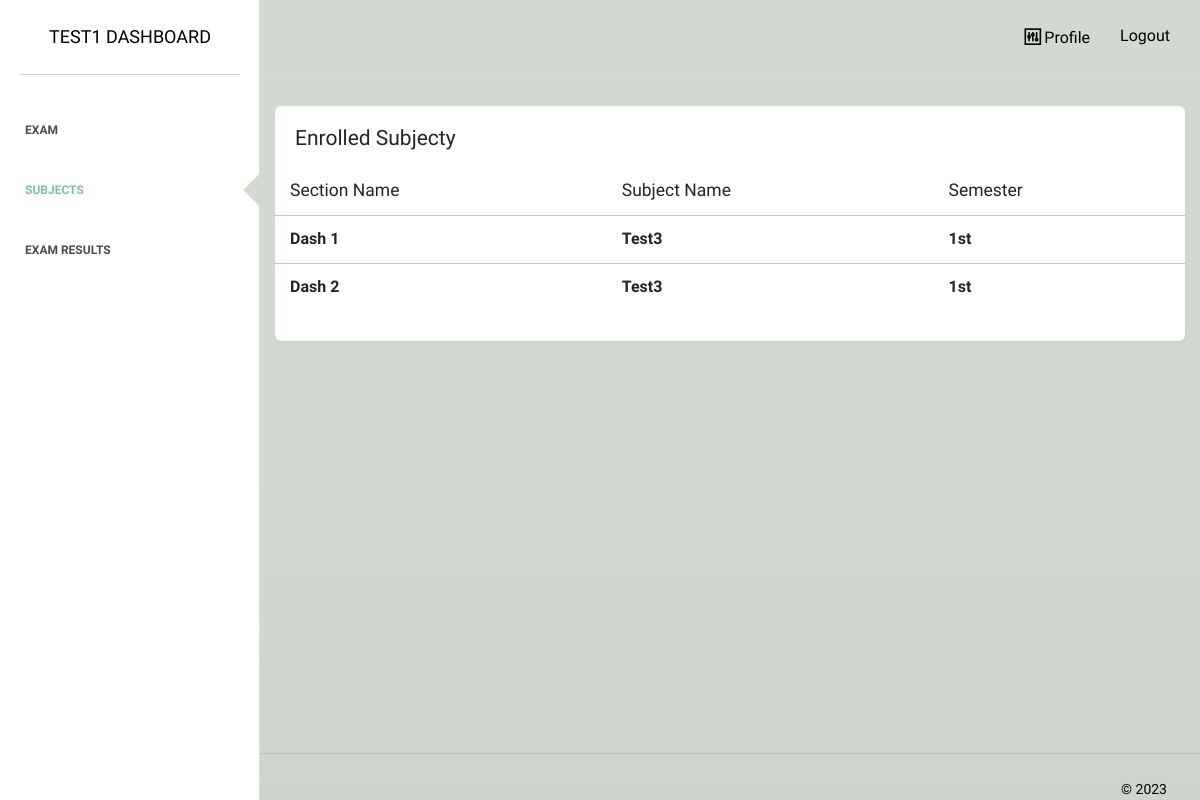
/student/subjects/index.php (signed in), run on the app's committed database.
### tables this page shows
CREATE TABLE `section` (
  `section_id` int(255) NOT NULL,
  `section_name` varchar(255) NOT NULL,
  `subject_id` varchar(255) NOT NULL,
  `prof_name` varchar(255) NOT NULL,
  `prof_id` varchar(255) NOT NULL
);

### student/subjects/index.php (the view, shortened to what this page needs)
<?php
require_once "../../dbconnect.php";
$statement = $pdo->prepare('SELECT s.*, (select b.subject_name from subject b where b.rnd_id = s.subject_id) as subject_name, (select b.semester from subject b where b.rnd_id = s.subject_id) as semester FROM section s where s.section_id in (select e.section_id from enrolled_student e where e.student_id = :student_id)');
$statement->bindValue(':student_id', $_SESSION["student_id"]);
$statement->execute();
$procdata = $statement->fetchAll(PDO::FETCH_ASSOC);
?>
<!doctype html>
<html lang="en">
<head>
    <link href="../../assets/css/main.css" rel="stylesheet" />
    <link href="../../assets/css/animate.css" rel="stylesheet"/>
    <link href="../../assets/css/paper-dashboard.css" rel="stylesheet"/>
    <link href="../../assets/css/demo.css" rel="stylesheet" />
    <link href="http://maxcdn.bootstrapcdn.com/font-awesome/latest/css/font-awesome.min.css" rel="stylesheet">
    <link href="../../assets/css/themify-icons.css" rel="stylesheet">
</head>
<body>
<div class="wrapper">
    <div class="sidebar" data-background-color="white" data-active-color="success">
    	<div class="sidebar-wrapper">
            <div class="logo">
                <a href="" class="simple-text">
                    <?php echo ucfirst($_SESSION["first_name"]); ?> Dashboard
                </a>
            </div>
            <ul class="nav">
                <li>
                    <a href="../">
                        <p>Exam</p>
                    </a>
                </li>
                <li  class="active">
                    <a href="">
                        <p>Subjects</p>
                    </a>
                </li>
                <li>
                    <a href="../examination/view_exam_results.php">
                        <p>Exam Results</p>
                    </a>
                </li>
            </ul>
    	</div>
    </div>
    <div class="main-panel">
        <nav class="navbar navbar-default">
            <div class="container-fluid">
                <div class="collapse navbar-collapse">
                    <ul class="nav navbar-nav navbar-right">
                        <li>
                            <a href="../profile.php">
                                <i class="ti-panel"></i>
								<p>Profile</p>
                            </a>
                        </li>
						<li>
                            <a href="../../logout.php">
								<p>Logout</p>
                            </a>
                        </li>
                    </ul>
                </div>
            </div>
        </nav>
        <div class="content">
            <div class="container-fluid">
                <div class="row">
                    <div class="">
                        <div class="card ">
                            <div class="header">
                                <h4 class="title">Enrolled Subjecty</h4>
                            </div>
                            <div class="content table-responsive table-full-width">
                                <table class="table">
                                    <thead>
                                    	<th>Section Name</th>
                                    	<th>Subject Name</th>
                                    	<th>Semester</th>
                                    </thead>
                                    <tbody>
                                        <?php foreach ($procdata as $i => $item): ?>
                                        <tr>
                                        	<td style="font-size:medium;"><b><?php echo $item['section_name']; ?></b></td>
                                        	<td style="font-size:medium;"><b><?php echo $item['subject_name']; ?></b></td>
                                        	<td style="font-size:medium;"><b><?php echo $item['semester']; ?></b></td>
                                        </tr>
                                        <?php endforeach;?>
                                    </tbody>
                                </table>
                            </div>
                        </div>
                    </div>
                </div>
            </div>
        </div>
        <footer class="footer">
            <div class="container-fluid">
                <div class="copyright pull-right">
                    &copy; <script>document.write(new Date().getFullYear())</script>
                </div>
            </div>
        </footer>
    </div>
</div>
</body>
</html>

### data on the page
section: section_name "Dash 1", subject_name "Test3", semester "1st"
section: section_name "Dash 2", subject_name "Test3", semester "1st"

### other printed values
$_SESSION["first_name"] "TEST1"
